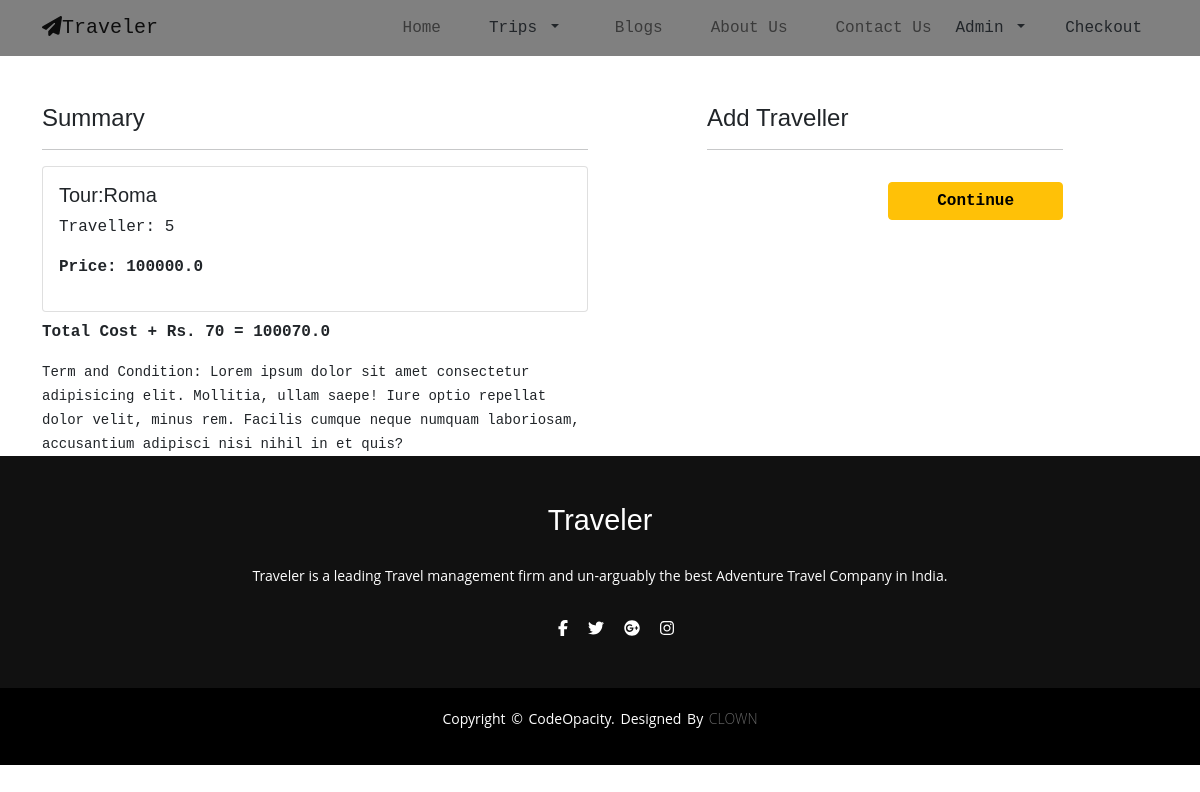
The app's page /checkout/ (signed in) with its own data.
### app/models.py (models this page shows, shortened)
class Cart(models.Model):
    user = models.ForeignKey(User, on_delete=models.CASCADE)
    tour = models.ForeignKey(Tour, on_delete=models.CASCADE)
    quantity = models.PositiveIntegerField(default=1)
    @property
    def total_cost(self):
        return self.quantity* self.tour.discounted_price

class Tour(models.Model):
    city = models.CharField(max_length=100)
    original_price = models.FloatField()
    discounted_price = models.FloatField()
    description = models.TextField()
    product_image = models.ImageField(upload_to='packageimg')
    def __str__(self):
        return str(self.id)

### app/views.py (the view)
# urls.py: path('checkout/', views.checkout, name='checkout'),
def checkout(request):
    user = request.user
    add = Customer.objects.filter(user=user)
    cart_items = Cart.objects.filter(user=user)
    amount = 0.0
    totalamount = 0.0
    tax_amount = 70.0
    cart_tour = [p for p in Cart.objects.all() if p.user == request.user]
    if cart_tour:
        for p in cart_tour:
            tempamount = (p.quantity * p.tour.discounted_price)
            amount += tempamount
        totalamount = amount + tax_amount
    return render(request, 'app/checkout.html', {'add':add, 'totalamount':totalamount, 'cart_items':cart_items})

### app/template/app/checkout.html (shortened to what this page needs)
{% extends 'app/base.html' %}
{% load static %}
{% block main-content %}
<div class="container">
<div class="row mt-5">
<div class="col-sm-6">
<h4>Summary</h4>
<hr>
{% for item  in cart_items%}
<div class="card mb-2">
<div class="card-body">
<h5>Tour:{{item.tour.city}}</h5>
<p>Traveller: {{item.tour}}</p>
<p class="fw-bold">Price: {{item.total_cost}}</p>
</div>
</div>
{% endfor %}
<p class="fw-bold">Total Cost + Rs. 70 = {{totalamount}}</p>
<small>Term and Condition: Lorem ipsum dolor sit amet consectetur adipisicing elit. Mollitia, ullam saepe! Iure optio repellat dolor velit, minus rem. Facilis cumque neque numquam laboriosam, accusantium adipisci nisi nihil in et quis?</small>
</div>
<div class="col-sm-4 offset-sm-1">
<h4>Add Traveller</h4>
<hr>
<form action="/paymentdone">
  <div class="text-end">
    <button type="submit" class="btn btn-warning mt-3 px-5 fw-bold">Continue</button>
  </div>
</form>
</div>
</div>
</div>
{% endblock main-content %}

### app/template/app/base.html (shortened to what this page needs)
<!doctype html>
{% load static %}
<html lang="en">
  <head>
<link rel="stylesheet" href="https://cdnjs.cloudflare.com/ajax/libs/font-awesome/5.15.3/css/all.min.css" />
<link rel = "stylesheet" href = "{% static 'app/css/normalize.css' %}">
<link rel = "stylesheet" href = "{% static 'app/css/utility.css' %}">
<link rel = "stylesheet" href = "{% static 'app/css/style1.css' %}">
<link rel = "stylesheet" href = "{% static 'app/css/responsive.css' %}">
<link rel="stylesheet" type="text/css" href="{% static 'app/css/bootstrap.css' %}">
<link rel="stylesheet" type="text/css" href="{% static 'app/css/main.css' %}">
<link rel="stylesheet" href="{% static 'app/css/owl.carousel.min.css' %}">
<link rel="stylesheet" href="https://cdnjs.cloudflare.com/ajax/libs/font-awesome/4.7.0/css/font-awesome.min.css
" />
<link rel="stylesheet" href="https://maxcdn.bootstrapcdn.com/font-awesome/4.7.0/css/font-awesome.min.css">
  </head>
  <body style="overflow-x: hidden;">
    <nav class="navbar navbar-expand-lg navbar-light bg ">
      <div class="container">
        <a class="navbar-brand" href="/"><i class="fa fa-paper-plane"></i>Traveler</a>
        <div class="collapse navbar-collapse nav" id="navbarSupportedContent">
          <ul class="navbar-nav ms-auto mb-2 mb-lg-0">
            <li class="nav-item ">
              <a class="nav-link menu" aria-current="page" href="/">Home</a>
            </li>
              <li class="nav-item dropdown">
                 <a class="nav-link dropdown-toggle text-dark me-2" href="#" id="profileDropdown" role="button" data-bs-toggle="dropdown" aria-expanded="false">
                   Trips
                 </a>
                 </li>
            <li class="nav-item">
              <a class="nav-link menu" href="{% url 'blog' %}">Blogs</a>
            </li>
            <li class="nav-item">
              <a class="nav-link menu" href="{% url 'about' %}">About Us</a>
            </li>
           <li class="nav-item">
              <a class="nav-link menu" href="{% url 'contact' %}">Contact Us</a>
            </li>
            <ul class="navbar-nav ms-auto mb-2 mb-lg-0">
              {% if request.user.is_authenticated %}
              <li class="nav-item dropdown mx-2">
                 <a class="nav-link dropdown-toggle text-dark me-2" href="#" id="profileDropdown" role="button" data-bs-toggle="dropdown" aria-expanded="false">
                   {{request.user.username|capfirst}}
                 </a>
                 </li>
                 </ul>
                 <li class="nav-item mx-2">
                  <a href="{% url 'showcart' %}" class="nav-link text-dark"> Checkout </a>
                 </li>
                 {% else %}
            <a href="{% url 'login' %}" class="btn btn-dark me-2">Log in</a>
            <a href="{% url 'customerregistration' %}" class="btn btn-dark">Sign Up</a>
            {% endif %}
          </ul>
        </div>
      </div>
    </nav>
{% block main-content %} {% endblock main-content %}
<footer>
  <div class="footer-content">
    <h3>Traveler</h3>
    <p>Traveler is a leading Travel management firm and un-arguably the best Adventure Travel Company in India.</p>
    <ul class="socials">
      <li><a href="#"><i class="fa-brands fa-facebook-f"></i></a></li>
      <li><a href="#"><i class="fa-brands fa-twitter"></i></a></li>
      <li><a href="#"><i class="fa-brands fa-google-plus"></i></a></li>
      <li><a href="#"><i class="fa-brands fa-instagram"></i></a></li>
    </ul>
 </div>
 <div class="footer-bottom">
  <p>copyright &copy; codeOpacity. designed by <span>CLOWN</span></p>
 </div>
</footer>
  </body>
</html>

### app/static/app/css/utility.css (style rules this page uses)
html, body { font-family: 'Open Sans', sans-serif; }
h1, h2, h3, h4, h5, h6 { font-family: 'Raleway', sans-serif; }
a { color: var(--dark); text-decoration: none; }
ul { list-style-type: none; }
button, input[type = "submit"] { font-size: 1rem; cursor: pointer; font-family: 'Raleway', sans-serif; }
.container { max-width: 1320px; padding: 0 1rem; margin: 0 auto; }
.btn { padding: 0.7rem 2.4rem; border-radius: 0.2rem; font-weight: 600; background-color: var(--green); color: #fff; border: 1px solid var(--green); }

### app/static/app/css/style1.css (style rules this page uses)
:root { --green: #1ec6b6; --light-grey: #f7f7f7; --dark: #0e1010; --trans: all 0.3s ease-in-out; }

### app/static/app/css/responsive.css (style rules this page uses)
@media screen and (min-width: 992px) { .navbar-nav { display: -webkit-box; display: -ms-flexbox; display: flex; -webkit-box-pack: end; -ms-flex-pack: end; justify-content: flex-end; margin: 0; } }
@media screen and (min-width: 992px) { .nav-item { margin: 0; margin-left: 2rem; } }

### app/static/app/css/main.css (style rules this page uses)
* { margin: 0; padding: 0; box-sizing: border-box; }
body { font-family: 'Source Code Pro',monospace; }
.bg { background-color: grey!important; }
footer { background: #111; height: auto; width: 100vw; font-family: "Open Sans"; padding-top: 40px; color: #fff; }
.footer-content { display: flex; align-items: left; justify-content: center; flex-direction: column; text-align: center; }
.footer-content h3 { font-size: 1.8rem; font-weight: 400; text-transform: capitalize; line-height: 3rem; }
.footer-content p { max-width: auto; margin: 10px auto; line-height: 28px; font-size: 14px; }
.socials { list-style: none; display: flex; align-items: center; justify-content: center; margin: 1rem 0 3rem 0; }
.socials li { margin: 0 10px; }
.socials a { text-decoration: none; color: #fff; }
.footer-bottom { width: 100vw; padding: 20px 0; text-align: center; background: #000; }
.footer-bottom p { font-size: 14px; word-spacing: 2px; text-transform: capitalize; }
.footer-bottom span { text-transform: uppercase; opacity: .4; font-weight: 200; }

### records on screen
Cart: tour.city "Roma", tour "5", total_cost "100000.0"

### other values on screen
{{ request.user.username|capfirst }} "Admin"
{{ totalamount }} "100070.0"
